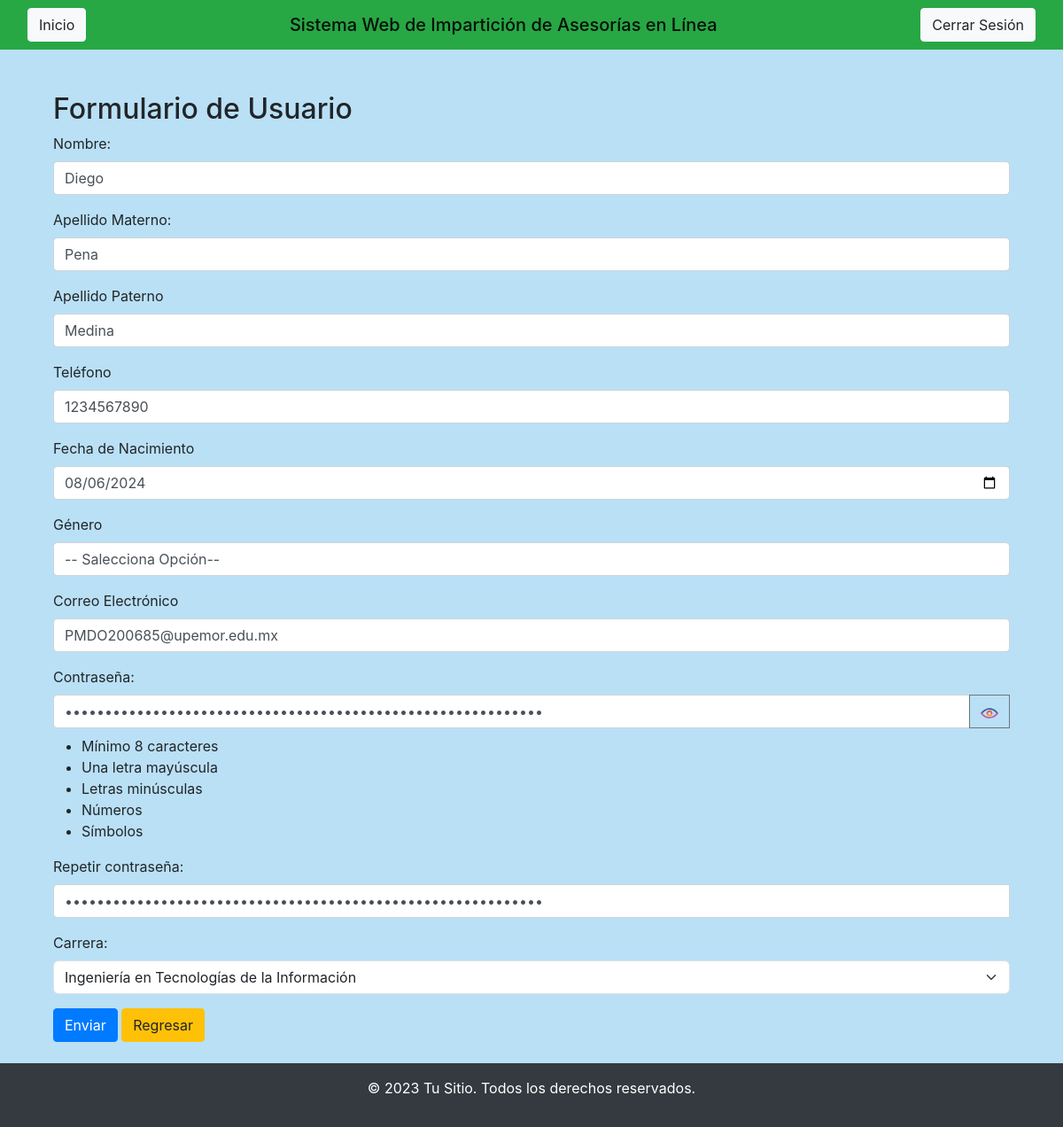
/Vista/ADMIN/UPDATE/Update_Usuario_Estudiante.php?id=1&rol=Estudiante (signed in), run on the app's committed database.
### tables this page shows
CREATE TABLE `estudiante` (
  `ID_Usuario_E` int(11) NOT NULL AUTO_INCREMENT,
  `Nombre_Usuario_E` varchar(200) NOT NULL,
  `Apellido_Materno_E` varchar(200) NOT NULL,
  `Apellido_Paterno_E` varchar(200) NOT NULL,
  `Telefono_E` varchar(20) NOT NULL,
  `Fecha_Nacimiento_E` date NOT NULL,
  `Genero_E` varchar(100) NOT NULL,
  `Correo_electronico_E` varchar(250) NOT NULL,
  `Contrasena_E` varchar(250) NOT NULL,
  `IdCarrera` int(11) DEFAULT NULL,
  PRIMARY KEY (`ID_Usuario_E`),
  KEY `IdCarrera` (`IdCarrera`),
  CONSTRAINT `estudiante_ibfk_1` FOREIGN KEY (`IdCarrera`) REFERENCES `carrera` (`Id_Carrera`)
);

### Vista/ADMIN/UPDATE/Update_Usuario_Estudiante.php (the view, shortened to what this page needs)
<?php include('head.php'); ?>
<?php
include('../../../Modelo/Conexion.php');
if (isset($_GET['id']) && !empty($_GET['id']) && isset($_GET['rol']) && !empty($_GET['rol'])) {
    $id_empleado = $_GET['id'];
    $conexion = (new Conectar())->conexion();
    $consulta = $conexion->prepare("SELECT E.Nombre_Usuario_E AS nombre_usuario,
            E.Apellido_Materno_E AS apellido_materno,
            E.Apellido_Paterno_E AS apellido_paterno,
            E.Telefono_E AS telefono,
            E.Fecha_Nacimiento_E AS fecha_nacimiento,
            E.Genero_E AS genero,
            E.Correo_electronico_E AS correo_electronico,
            E.Contrasena_E AS contrasena,
            E.IdCarrera
            FROM
                Estudiante E
            INNER JOIN
                Carrera C ON E.IdCarrera = C.Id_Carrera
            WHERE
                ID_Usuario_E = ?;");
        $consulta->bind_param("i", $id_empleado);
        $consulta->execute();
        $resultado = $consulta->get_result();
        if ($row = $resultado->fetch_assoc()) {
        } else {
            echo "No se encontró ningún empleado con la ID proporcionada.";
            exit;
        }
} else {
    echo "ID de empleado o rol no proporcionado.";
    exit;
}
?>
<div class="container mt-5">
    <h2>Formulario de Usuario</h2>
        <form action="../../../Controlador/ADMIN/UPDATE/Funcion_Update_Usuario.php" method="post" class="needs-validation" novalidate>
            <div class="form-group">
                <label for="nombre_usuario_e">Nombre:</label>
                <input type="text" class="form-control" id="nombre_usuario" name="nombre_usuario" value="<?php echo $row['nombre_usuario']; ?>" required>
            </div>
            <div class="form-group">
                <label for="apellido_materno_e">Apellido Materno:</label>
                <input type="text" class="form-control" id="apellido_materno" name="apellido_materno" value="<?php echo $row['apellido_materno']; ?>" required>
            </div>
            <div class="form-group">
                <label for="apellido_paterno_e">Apellido Paterno</label>
                <input type="text" class="form-control" id="apellido_paterno" name="apellido_paterno" value="<?php echo $row['apellido_paterno']; ?>" required>
            </div>
            <div class="form-group">
                <label for="telefono_e">Teléfono</label>
                <input type="tel" class="form-control" id="telefono" name="telefono" value="<?php echo $row['telefono']; ?>" required>
            </div>
            <div class="form-group">
                <label for="fecha_nacimiento_e">Fecha de Nacimiento</label>
                <input type="date" class="form-control" id="fecha_nacimiento" name="fecha_nacimiento" value="<?php echo $row['fecha_nacimiento']; ?>" required>
            </div>
            <div class="form-group">
                <label for="genero_e">Género</label>
                <select class="form-control" id="genero" name="genero" required>
                    <option value="" selected disabled>-- Salecciona Opción--</option>
                </select>
            </div>
            <div class="form-group">
                <label for="correo_electronico_e">Correo Electrónico</label>
                <input type="email" class="form-control" id="correo_electronico" name="correo_electronico" value="<?php echo $row['correo_electronico']; ?>" required>
            </div>
            <div class="form-group">
                <label for="contrasena" class="form-label">Contraseña:</label>
                <div class="input-group">
                    <input type="password" class="form-control" id="contrasena" name="contrasena" placeholder="Ingresa la contraseña" value="<?php echo $row['contrasena']; ?>" required>
                    <div class="input-group-append">
                        <button class="btn btn-outline-secondary" type="button" id="togglePassword">
                        </button>
                    </div>
                </div>
                <ul class="requirements mt-2">
                    <li id="length">Mínimo 8 caracteres</li>
                    <li id="uppercase">Una letra mayúscula</li>
                    <li id="lowercase">Letras minúsculas</li>
                    <li id="number">Números</li>
                    <li id="special">Símbolos</li>
                </ul>
            </div>
            <div class="form-group">
                <label for="valcontrasena" class="form-label">Repetir contraseña:</label>
                <div class="input-group">
                    <input type="password" class="form-control" id="valcontrasena" name="valcontrasena" value="<?php echo $row['contrasena']; ?>" placeholder="Ingresa la contraseña" required>
                </div>
            </div>
            <div class="mb-3">
                <label for="ID_Carrera" class="form-label">Carrera:</label>
                <select class="form-select" id="ID_Carrera" name="ID_Carrera" required>
                    <?php
                        $sql_tipos_carrera = $conexion->query("SELECT * FROM Carrera");
                        while($resultado_tipo_carrera = $sql_tipos_carrera->fetch_assoc()){
                            $selected = ($row['IdCarrera'] == $resultado_tipo_carrera['Id_Carrera']) ? 'selected' : '';
                            echo "<option value='".$resultado_tipo_carrera['Id_Carrera']."' $selected>".$resultado_tipo_carrera['Nombre_Carrera']."</option>";
                        }
                    ?>
                </select>
            </div>
        <button type="submit" class="btn btn-primary">Enviar</button>
        <a class="btn btn-warning" href="../Usuario.php">Regresar</a>
    </form>
</div>
<?php include('footer.php'); ?>

### Vista/ADMIN/UPDATE/head.php (style rules this page uses)
body { background: #bae0f5; }

### data on the page
estudiante: nombre_usuario "Diego", apellido_materno "Pena", apellido_paterno "Medina", telefono "1234567890", fecha_nacimiento "08/06/2024", correo_electronico "PMDO200685@upemor.edu.mx"

### other printed values
form field ID_Carrera "Ingeniería en Tecnologías de la Información"
